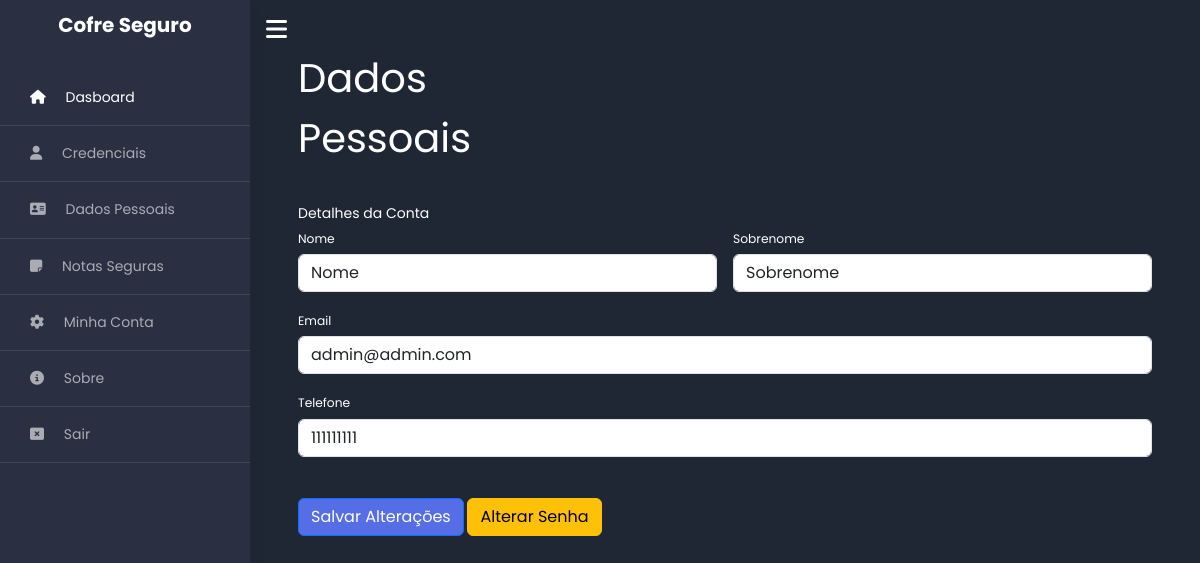
Page /minha_conta.php (signed in) on the committed database.
### tables this page shows
CREATE TABLE IF NOT EXISTS `Usuarios` (
  `idUsuario` INT NOT NULL AUTO_INCREMENT,
  `nome` VARCHAR(45) NOT NULL,
  `sobrenome` VARCHAR(45) NOT NULL,
  `email` VARCHAR(90) NOT NULL,
  `telefone` VARCHAR(45) NOT NULL,
  `senha` VARCHAR(45) NOT NULL,
  `nivel` INT NOT NULL,
  PRIMARY KEY (`idUsuario`));

### minha_conta.php (the view, shortened to what this page needs)
<?php
require_once 'db/config.php';
require_once 'modules/header.php';
$idUsuario = $_SESSION['user_id'];
try {
    $select = $con->prepare("SELECT * FROM usuarios WHERE idUsuario = :idUsuario");
    $select->bindParam(':idUsuario', $idUsuario);
    $select->execute();
    $dados = $select->fetch(PDO::FETCH_ASSOC);
} catch (PDOException $e) {
    echo $e->getMessage();
    exit();
}
?>
<div id="content" class="p-4 p-md-5 pt-5">
    <div class="row row-cols-1 row-cols-md-3 g-4 text-white">
        <h1>Dados Pessoais</h1>
    </div>
    <div class="row">
        <div class="col-xl-12">
            <div class="mb-4" style="color: #fff;"><br>
                <div class="card-header">Detalhes da Conta</div>
                <div class="card-body">
                    <form method="post" action="controllers/update-user.php">
                        <div class="row gx-3 mb-3">
                            <div class="col-md-6">
                                <label class="small mb-1" for="nome">Nome</label>
                                <input class="form-control" name="nome" id="nome" type="text" placeholder="Escreva seu nome" value="<?php echo $dados['nome'] ?>">
                            </div>
                            <div class="col-md-6">
                                <label class="small mb-1" for="sobrenome">Sobrenome</label>
                                <input class="form-control" name="sobrenome" id="sobrenome" type="text" placeholder="Escreva seu sobrenome" value="<?php echo $dados['sobrenome'] ?>">
                            </div>
                        </div>
                        <div class="mb-3">
                            <label class="small mb-1" for="email">Email</label>
                            <input class="form-control" name="email" id="email" type="email" placeholder="Escreva seu email" value="<?php echo $dados['email'] ?>">
                        </div>
                        <div class="mb-3">
                            <label class="small mb-1" for="telefone">Telefone</label>
                            <input class="form-control" name="telefone" id="telefone" type="tel" placeholder="Escreva seu telefone" value="<?php echo $dados['telefone'] ?>">
                        </div><br>
                        <button class="btn btn-primary" type="submit">Salvar Alterações</button>
                        <button type="button" class="btn btn-warning" data-bs-toggle="modal" data-bs-target="#staticBackdrop">
                            Alterar Senha
                        </button>
                    </form>
                </div>
            </div>
        </div>
    </div>
    <?php require_once 'modules/footer.php'; ?>

### css/style.css (style rules this page uses)
body { font-family: "Poppins", Arial, sans-serif; font-size: 14px; line-height: 1.8; font-weight: normal; background: #1f2734; }
button { -webkit-transition: .3s all ease; -o-transition: .3s all ease; transition: .3s all ease; }
h1, h2, h3, h4, h5, .h1, .h2, .h3, .h4, .h5, p { line-height: 1.5; font-weight: 400; font-family: "Poppins", Arial, sans-serif; }
#content { width: 100%; padding: 0; min-height: 100vh; -webkit-transition: all 0.3s; -o-transition: all 0.3s; transition: all 0.3s; }
.btn.btn-primary { background-color: #556ee6; }

### rows in the picture
usuarios: nome "Nome", sobrenome "Sobrenome", email "admin@admin.com", telefone "111111111"
